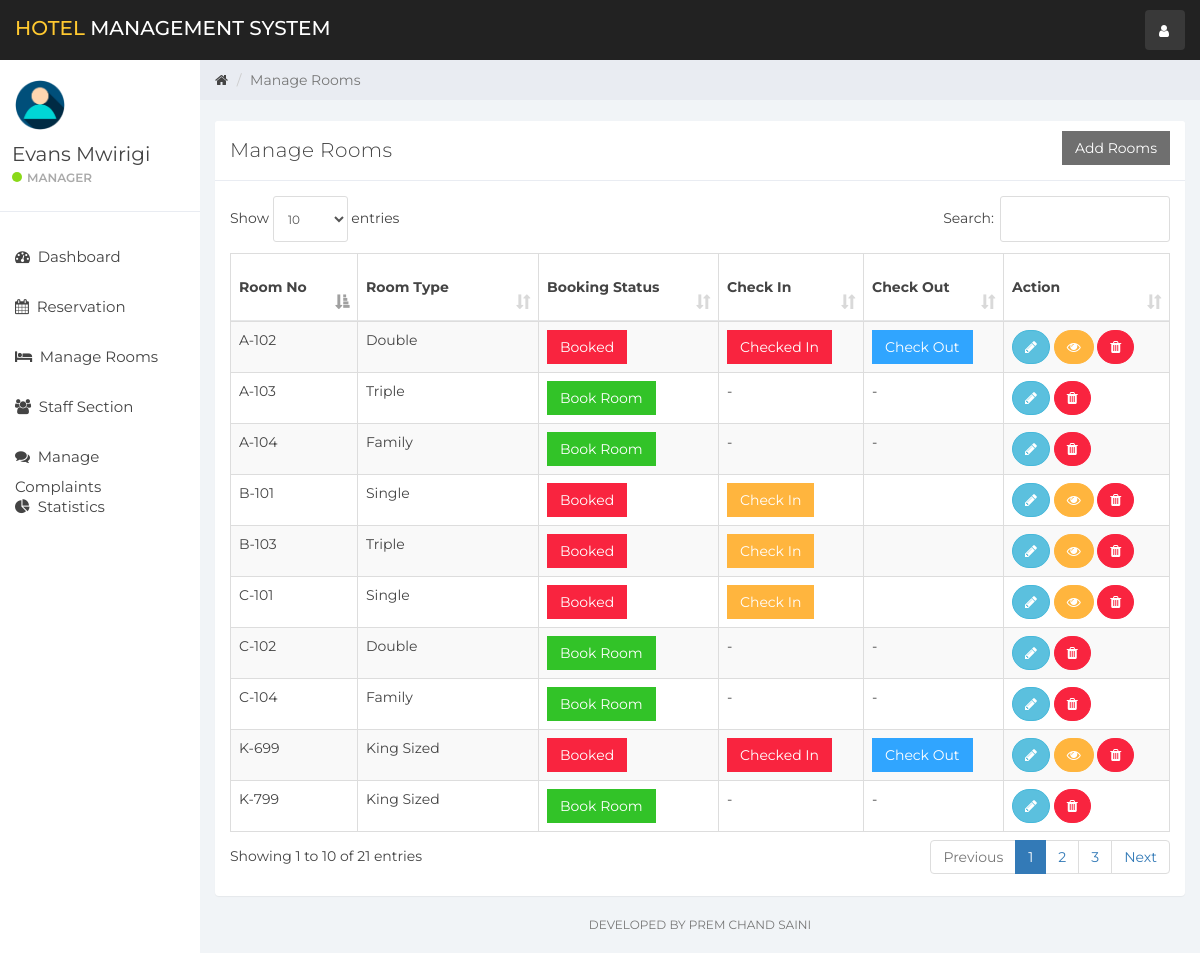
The app's page / (signed in) with its own data.
### tables this page shows
CREATE TABLE `user` (
  `id` int(11) NOT NULL,
  `name` varchar(100) NOT NULL,
  `username` varchar(15) NOT NULL,
  `email` varchar(100) NOT NULL,
  `password` varchar(100) NOT NULL,
  `created_at` timestamp NOT NULL DEFAULT CURRENT_TIMESTAMP
);

CREATE TABLE `room` (
  `room_id` int(10) NOT NULL,
  `room_type_id` int(10) NOT NULL,
  `room_no` varchar(10) NOT NULL,
  `status` tinyint(1) DEFAULT NULL,
  `check_in_status` tinyint(1) NOT NULL,
  `check_out_status` tinyint(1) NOT NULL,
  `deleteStatus` tinyint(1) DEFAULT '0'
);

CREATE TABLE `room_type` (
  `room_type_id` int(10) NOT NULL,
  `room_type` varchar(100) NOT NULL,
  `price` int(10) NOT NULL,
  `max_person` int(10) NOT NULL
);

### room_mang.php (the view, shortened to what this page needs)
<div class="col-sm-9 col-sm-offset-3 col-lg-10 col-lg-offset-2 main">
    <div class="row">
        <ol class="breadcrumb">
            <li><a href="#">
                    <em class="fa fa-home"></em>
                </a></li>
            <li class="active">Manage Rooms</li>
        </ol>
    </div>
    <br>
    <div class="row">
        <div class="col-lg-12">
        </div>
    </div>
    <div class="row">
        <div class="col-lg-12">
            <div class="panel panel-default">
                <div class="panel-heading">Manage Rooms
                    <button class="btn btn-secondary pull-right" style="border-radius:0%" data-toggle="modal" data-target="#addRoom">Add Rooms</button>
                </div>
                <div class="panel-body">
                    <table class="table table-striped table-bordered table-responsive" cellspacing="0" width="100%"
                           id="rooms">
                        <thead>
                        <tr>
                            <th>Room No</th>
                            <th>Room Type</th>
                            <th>Booking Status</th>
                            <th>Check In</th>
                            <th>Check Out</th>
                            <th>Action</th>
                        </tr>
                        </thead>
                        <tbody>
                        <?php
                        $room_query = "SELECT * FROM room NATURAL JOIN room_type WHERE deleteStatus = 0";
                        $rooms_result = mysqli_query($connection, $room_query);
                        if (mysqli_num_rows($rooms_result) > 0) {
                            while ($rooms = mysqli_fetch_assoc($rooms_result)) { ?>
                                <tr>
                                    <td><?php echo $rooms['room_no'] ?></td>
                                    <td><?php echo $rooms['room_type'] ?></td>
                                    <td>
                                        <?php
                                        if ($rooms['status'] == 0) {
                                            echo '<a href="index.php?reservation&room_id=' . $rooms['room_id'] . '&room_type_id=' . $rooms['room_type_id'] . '" class="btn btn-success" style="border-radius:0%">Book Room</a>';
                                        } else {
                                            echo '<a href="#" class="btn btn-danger" style="border-radius:0%">Booked</a>';
                                        }
                                        ?>
                                    <td>
                                        <?php
                                        if ($rooms['status'] == 1 && $rooms['check_in_status'] == 0) {
                                            echo '<button class="btn btn-warning" id="checkInRoom"  data-id="' . $rooms['room_id'] . '" data-toggle="modal" style="border-radius:0%" data-target="#checkIn">Check In</button>';
                                        } elseif ($rooms['status'] == 0) {
                                            echo '-';
                                        } else {
                                            echo '<a href="#" class="btn btn-danger" style="border-radius:0%">Checked In</a>';
                                        }
                                        ?>
                                    </td>
                                    <td>
                                        <?php
                                        if ($rooms['status'] == 1 && $rooms['check_in_status'] == 1) {
                                            echo '<button class="btn btn-primary" style="border-radius:0%" id="checkOutRoom" data-id="' . $rooms['room_id'] . '">Check Out</button>';
                                        } elseif ($rooms['status'] == 0) {
                                            echo '-';
                                        }
                                        ?>
                                    </td>
                                    <td>
                                        <button title="Edit Room Information" style="border-radius:60px;" data-toggle="modal"
                                                data-target="#editRoom" data-id="<?php echo $rooms['room_id']; ?>"
                                                id="roomEdit" class="btn btn-info"><i class="fa fa-pencil"></i></button>
                                        <?php
                                        if ($rooms['status'] == 1) {
                                            echo '<button title="Customer Information" data-toggle="modal" data-target="#cutomerDetailsModal" data-id="' . $rooms['room_id'] . '" id="cutomerDetails" class="btn btn-warning" style="border-radius:60px;"><i class="fa fa-eye"></i></button>';
                                        }
                                        ?>
                                        <a href="ajax.php?delete_room=<?php echo $rooms['room_id']; ?>"
                                           class="btn btn-danger" style="border-radius:60px;" onclick="return confirm('Are you Sure?')"><i
                                                    class="fa fa-trash" alt="delete"></i></a>
                                    </td>
                                </tr>
                            <?php }
                        } else {
                            echo "No Rooms";
                        }
                        ?>
                        </tbody>
                    </table>
                </div>
            </div>
        </div>
    </div>
    <div class="row">
        <div class="col-sm-12">
        <p class="back-link">Developed By Prem Chand Saini</p>
        </div>
    </div>
</div>

### header.php (shortened to what this page needs)
<!DOCTYPE html>
<html>
<head>
    <link href="css/bootstrap.min.css" rel="stylesheet">
    <link href="css/font-awesome.min.css" rel="stylesheet">
    <link href="css/datepicker3.css" rel="stylesheet">
    <link href="css/dataTables.bootstrap.min.css" rel="stylesheet">
    <link href="css/styles.css" rel="stylesheet">
</head>
<body>
<nav class="navbar navbar-custom navbar-fixed-top" role="navigation">
    <div class="container-fluid">
        <div class="navbar-header">
            <a class="navbar-brand" href="index.php?dashboard"><span>Hotel </span>Management System</a>
            <ul class="nav navbar-top-links navbar-right">
                <li class="dropdown"><a class="dropdown-toggle count-info" data-toggle="dropdown" href="#">
                        <em class="fa fa-user"></em>
                    </a>
                </li>
            </ul>
        </div>
    </div>
</nav>

### sidebar.php (shortened to what this page needs)
<div id="sidebar-collapse" class="col-sm-3 col-lg-2 sidebar">
    <div class="profile-sidebar">
        <div class="profile-userpic">
            <img src="img/user.png" class="img-responsive" alt="">
        </div>
        <div class="profile-usertitle">
            <div class="profile-usertitle-name"><?php echo $user['name'];?></div>
            <div class="profile-usertitle-status"><span class="indicator label-success"></span>Manager</div>
        </div>
    </div>
    <ul class="nav menu">
    <?php
        if (isset($_GET['dashboard'])){ ?>
            <li class="active">
                <a href="index.php?dashboard"><em class="fa fa-dashboard">&nbsp;</em>
                    Dashboard
                </a>
            </li>
        <?php } else{?>
            <li>
                <a href="index.php?dashboard"><em class="fa fa-dashboard">&nbsp;</em>
                    Dashboard
                </a>
            </li>
        <?php }
        if (isset($_GET['reservation'])){ ?>
            <li class="active">
            <a href="index.php?reservation"><em class="fa fa-calendar">&nbsp;</em>
                    Reservation
                </a>
            </li>
        <?php } else{?>
            <li>
            <a href="index.php?reservation"><em class="fa fa-calendar">&nbsp;</em>
                    Reservation
                </a>
            </li>
        <?php }
        if (isset($_GET['room_mang'])){ ?>
            <li class="active">
                <a href="index.php?room_mang"><em class="fa fa-bed">&nbsp;</em>
                    Manage Rooms
                </a>
            </li>
        <?php } else{?>
            <li>
            <a href="index.php?room_mang"><em class="fa fa-bed">&nbsp;</em>
                    Manage Rooms
                </a>
            </li>
        <?php }
        if (isset($_GET['staff_mang'])){ ?>
            <li class="active">
                <a href="index.php?staff_mang"><em class="fa fa-users">&nbsp;</em>
                    Staff Section
                </a>
            </li>
        <?php } else{?>
            <li>
                <a href="index.php?staff_mang"><em class="fa fa-users">&nbsp;</em>
                    Staff Section
                </a>
            </li>
        <?php }
        if (isset($_GET['complain'])){ ?>
            <li class="active">
                <a href="index.php?complain"><em class="fa fa-comments">&nbsp;</em>
                    Manage Complaints
                </a>
            </li>
        <?php } else{?>
            <li>
                <a href="index.php?complain"><em class="fa fa-comments">&nbsp;</em>
                    Manage Complaints
                </a>
            </li>
        <?php }
        ?>
        <?php
        if (isset($_GET['statistics'])){ ?>
            <li class="active">
                <a href="index.php?statistics"><em class="fa fa-pie-chart">&nbsp;</em>
                    Statistics
                </a>
            </li>
        <?php } else{?>
        <li>
            <a href="index.php?statistics"><em class="fa fa-pie-chart">&nbsp;</em>
                Statistics
            </a>
        </li>
<?php }?>
    </ul>
</div>

### index.php (shortened to what this page needs)
<?php
include_once "db.php";
if (isset($_SESSION['user_id'])){
    $user_id = $_SESSION['user_id'];
    $userQuery = "SELECT * FROM user WHERE id = '$user_id'";
    $result = mysqli_query($connection, $userQuery);
    $user = mysqli_fetch_assoc($result);
}else{
    header('Location:login.php');
}
include_once "header.php";
include_once "sidebar.php";
if (isset($_GET['room_mang'])){
    include_once "room_mang.php";
}
elseif (isset($_GET['dashboard'])){
    include_once "dashboard.php";
}
elseif (isset($_GET['reservation'])){
    include_once "reservation.php";
}
elseif (isset($_GET['staff_mang'])){
    include_once "staff_mang.php";
}
elseif (isset($_GET['add_emp'])){
    include_once "add_emp.php";
}
elseif (isset($_GET['complain'])){
    include_once "complain.php";
}
elseif (isset($_GET['statistics'])){
    include_once "statistics.php";
}
elseif (isset($_GET['emp_history'])){
    include_once "emp_history.php";
}
else{
    include_once "room_mang.php";
}
include_once "footer.php";

### footer.php (shortened to what this page needs)
</body>
</html>

### records on screen
user: name "Evans Mwirigi"
room: room_no "A-102", room_type.room_type "Double", status "Booked"
room: room_no "A-103", room_type.room_type "Triple"
room: room_no "A-104", room_type.room_type "Family"
room: room_no "B-101", room_type.room_type "Single", status "Booked"
room: room_no "B-103", room_type.room_type "Triple", status "Booked"
room: room_no "C-101", room_type.room_type "Single", status "Booked"
room: room_no "C-102", room_type.room_type "Double"
room: room_no "C-104", room_type.room_type "Family"
room: room_no "K-699", room_type.room_type "King Sized", status "Booked"
room: room_no "K-799", room_type.room_type "King Sized"
